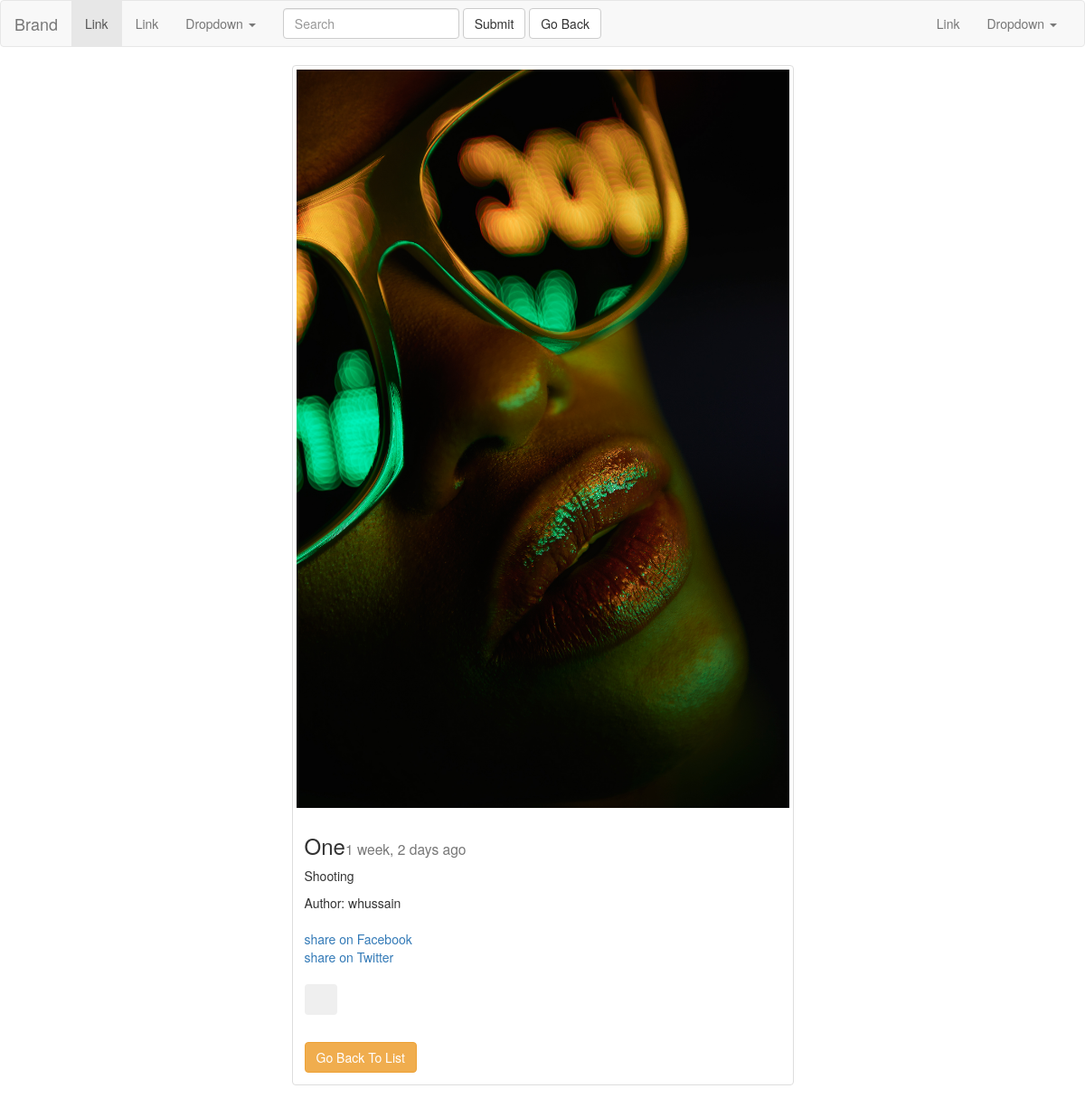
/posts/detail/flowers/ (signed in), run on the app's committed database.
### posts/models.py (models this page shows, shortened)
class Post(models.Model):
    author = models.ForeignKey(User,default=1)
    title = models.CharField(max_length=50)
    image = models.ImageField(null=True , blank=True,upload_to="Django_images")
    content = models.TextField()
    draft = models.BooleanField(default=False)
    publish = models.DateField(auto_now=True)
    updated = models.DateTimeField(auto_now=True)
    timestamp = models.DateTimeField(auto_now_add=True)
    slug = models.SlugField(unique=True , null=True)
    class Meta:
        ordering =['-timestamp' ,'-updated']

### posts/views.py (the view)
# urls.py: url(r'^detail/(?P<slug>[-\w]+)/$', views.post_detail, name = "detail"),
def post_detail(request ,slug):
	obj=get_object_or_404(Post, slug=slug)
	date =timezone.now().date()
	if obj.publish > date or obj.draft:
		if not request.user.is_staff or request.user.is_superuser:
			raise Http404
	if request.user.is_authenticated():
		if Like.objects.filter(post=obj,user=request.user).exists():
			like=True
		else :
			like = False
	post_like_count = obj.like_set.all().count()
	user_like_count = request.user.like_set.all().count()
	context ={
	"object":obj,
	}
	return render(request,'post_detail.html',context)

### posts/templatetags/urlify.py (called while the page is built)
@register.filter
def urlify(value):
	return quote(value)

### posts/templates/post_detail.html (shortened to what this page needs)
{% extends "base.html" %}
{% load urlify %}
{% block content %}
    <div class="row">
        <div class="col-sm-6 col-sm-offset-3">
            <div class="thumbnail">
            {% if object.image %}
            <img src="{{object.image.url}}" class="img-responsive">
            {% endif %}
                <div class="caption">
                    <h3>{{object.title}}<small>{{object.publish|timesince}} ago </small></h3>
                    <p>{{object.content|linebreaks}}</p>
                    Author: {{object.author.username}}
                    <p>
                    <br>
             <a href="https://www.facebook.com/sharer/sharer.php?u={{request.build_absolute_uri}}">
                share on Facebook</a>
                <br>
                <a href="https://twitter.com/home?status={{instance.content|urlify|truncatechars:50}}%20{{request.build_absolute_uri}}">
                    share on Twitter
                    </a>
                <br>
                <br>
                <button class="btn" onclick="ajax_like()">
                <span id ="heart "class="glyphicon glyphicon-heart {% if liked %}text-danger{% endif %}"aria-hidden="true"></span>
                </button>
<div class="fb-likev col-sm-8 col-sm-offset-2 "data-href="{{request.build_absolute_uri}}" data-layout="button_count" data-action="like" data-size="small" data-show-faces="false" data-share="true"></div>
            <br>
            <a href="{% url 'posts:list' %}" class = "btn btn-warning">Go Back To List</a>
                </div>
            </div>
        </div>
{% endblock content %}

### data on the page
Post: image (picture), title "One", publish "1 week, 2 days", content "Shooting", author.username "whussain"
